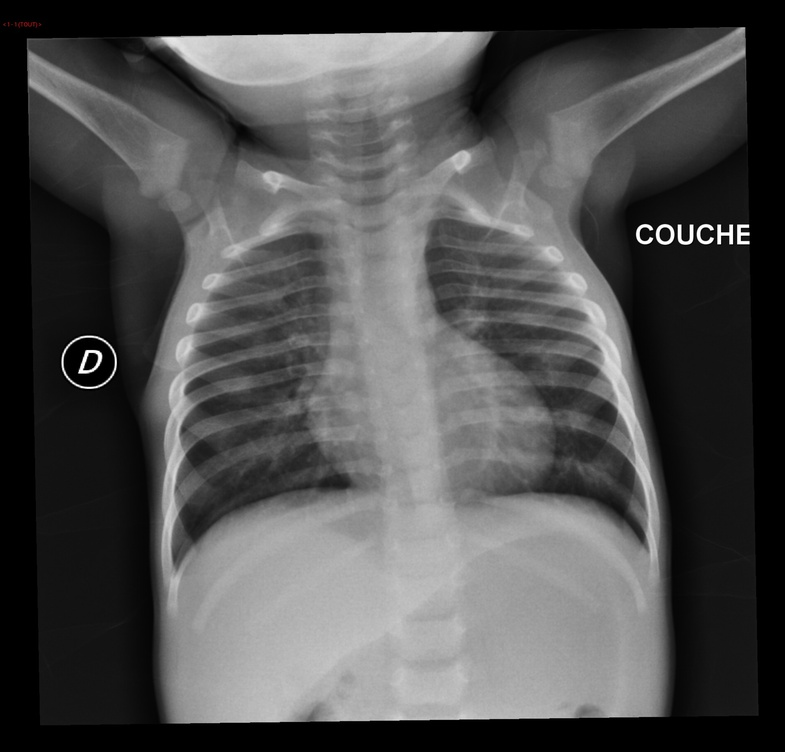
#> input picture Rx1anNormale.jpg, 785 x 752 px, shrunk from 1900 x 1820 before the run, found by its file name
$ python def_contours.py   (Python 2 division)   (older library calls are emulated)
#> lines starting #> are read from the running program, lines starting #| are printed output that depends on the picture; after the words box and inside, x2 and y2 are one past the last pixel; in counts of white or black regions, pixels touching at a corner belong together
# Telecom Paristech
# IMA201 - 2017/2018
# Projet: detection d'anomalie RX (tuberculose)
#
# Prof: Isabelle Bloch
#
# etudiants: Camille Ruppli et Renata Baptista
# Part 1/4

import cv2
import numpy as np

T=["Rx1anNormale","Rx3ansFoyerInfGauche","Rx3ansNormaleFace","Rx3ansNormaleProfil","Rx4_5ansPneumopathieNecrosanteDroite","Rx4ansNormale","Rx8_5ansNormale-distension","Rx11ansNormale-sdbronchique"]

for i in range(len(T)):
    im=cv2.imread('images/'+T[i]+'.jpg', 0)
#> im: shape (752, 785); min 0, max 255, mean 79.8
    limit = 120
    ret, thresh = cv2.threshold(im, limit, 255, 0)
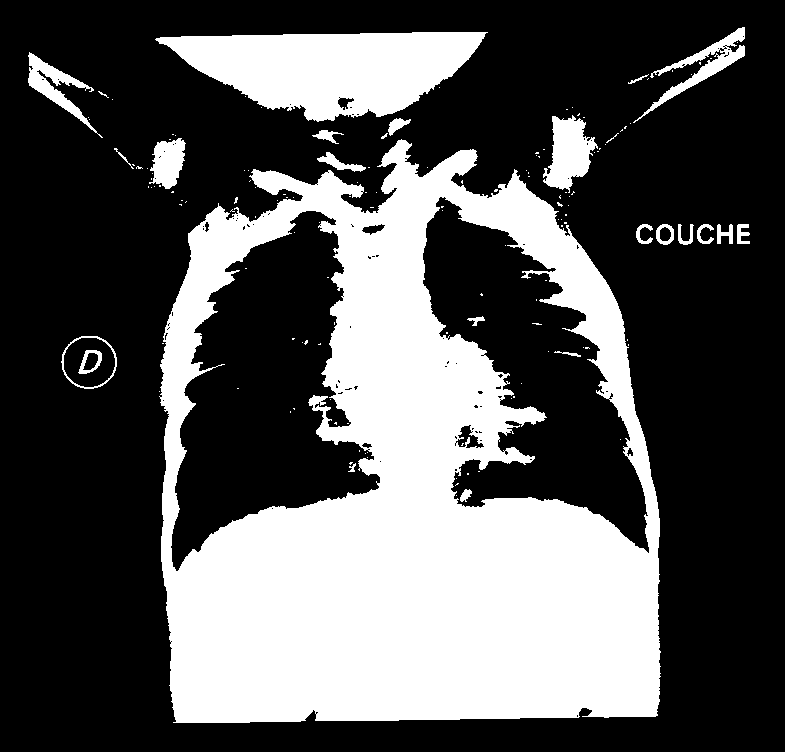
#> thresh: shape (752, 785); 33.7% white; 148 white regions (124 under 20 px)
#> ret = 120
    imgray,contours,hierarchy = cv2.findContours(thresh, cv2.RETR_TREE, cv2.CHAIN_APPROX_NONE)
#> contours = 258 contours, 225 with area under 20; largest, box (x1, y1, x2, y2) and area: (159, 139, 661, 723) 245244, (170, 210, 381, 572) 41220, (422, 196, 650, 554) 36434, (155, 32, 488, 122) 18720, (543, 115, 598, 193) 2304
    # Find the index of the largest contour
    areas = [cv2.contourArea(c) for c in contours]
#> areas = 258 values, max 245244.5 at index 72, min 0 at index 0, mean 1380.7
    max_index = np.argmax(areas)
#> max_index = 72
    cnt=contours[max_index]
#> cnt = contour of 2487 points, box (x1, y1, x2, y2) (159, 139, 661, 723), area 245244

    # Defyning a rectangle that circunscrite the max contour
    im1=im.copy()
    x,y,w,h = cv2.boundingRect(cnt)
#> x = 159; y = 139; w = 502; h = 584

    # Defyning the contours of this rectangle and painting the outside in black
    contRect = np.array( [ [x,y], [x,y+h], [x+w, y+h], [x+w,y] ] )
#> contRect = [[159, 139], [159, 723], [661, 723], [661, 139]]
    stencil = np.zeros(im.shape).astype(im.dtype)
    color = [255, 255, 255]
    cv2.fillPoly(stencil, [contRect] , color)
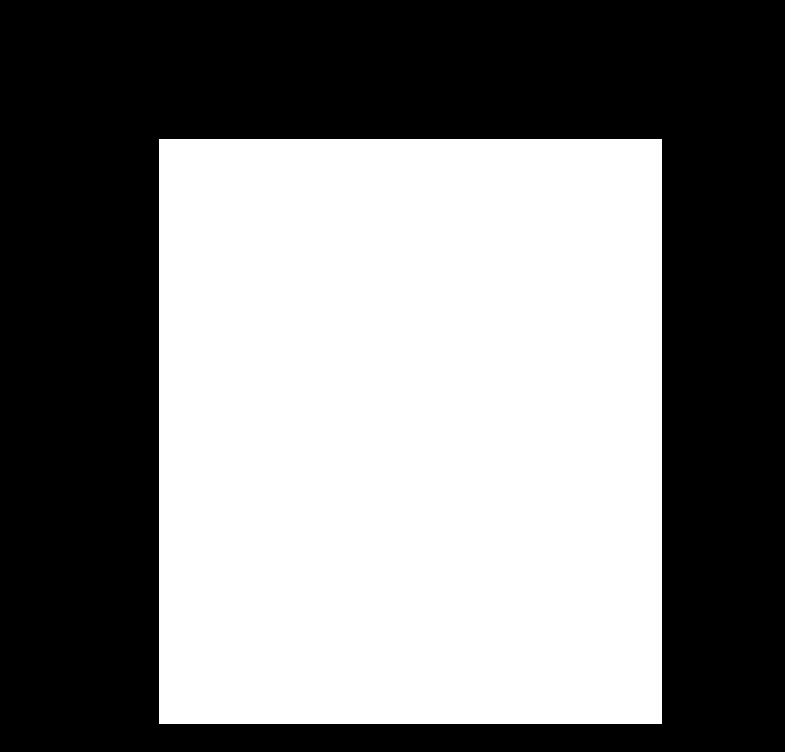
#> stencil: shape (752, 785); 49.8% white; 1 white region, box (x1, y1, x2, y2) and area: (159, 139, 662, 724) 294255
    result = cv2.bitwise_and(im1, stencil)
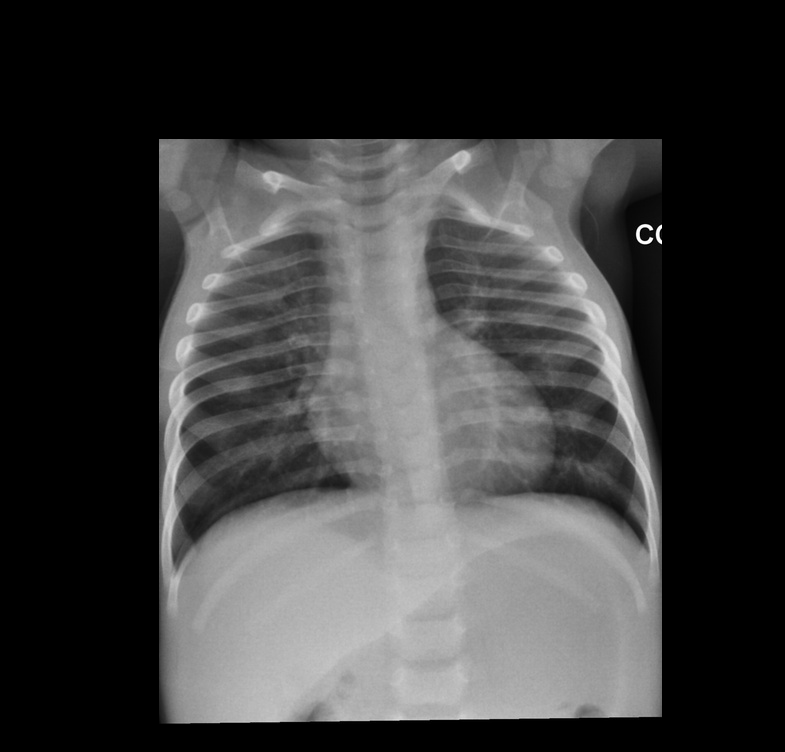
#> result: shape (752, 785); min 0, max 255, mean 61.7

    cv2.imwrite("boundingBox/boundingBox"+T[i]+".jpg",result) #see partials results

    ##m------------------------------------ SECOND PART

    im=cv2.imread("boundingBox/boundingBox"+T[i]+".jpg",0)
#> im: shape (752, 785); min 0, max 255, mean 61.7
    rows=im.shape[0]
#> rows = 752
    columns=im.shape[1]
#> columns = 785
    numbers=np.linspace(0,columns-1,columns)
#> numbers = 785 values from 0 to 784
    S=[]
    for j in range(0,columns):
        V=[]
        for k in range(rows):
            V.append(im[k,j])
        S.append(sum(V))
#> after the loop, S = 785 values, max 96056 at index 403, min 0 at index 0, mean 46394
    print "Cumsum box", sum(S)
#| Cumsum box 36419298
    if (sum(S) > 300000000):
        print "images #",i
        limit = 123
        ret, thresh = cv2.threshold(im, limit, 255, 0)
        imgray,contours,hierarchy = cv2.findContours(thresh, cv2.RETR_TREE, cv2.CHAIN_APPROX_NONE)
        # Find the index of the largest contour
        areas = [cv2.contourArea(c) for c in contours]
        max_index = np.argmax(areas)
        cnt=contours[max_index]

        # Defyning a rectangle that circunscrite the max contour
        im1=im.copy()
        x,y,w,h = cv2.boundingRect(cnt)

        # Defyning the contours of this rectangle and painting the outside in black
        contRect = np.array( [ [x,y], [x,y+h], [x+w, y+h], [x+w,y] ] )
        stencil = np.zeros(im.shape).astype(im.dtype)
        color = [255, 255, 255]
        cv2.fillPoly(stencil, [contRect] , color)
        result = cv2.bitwise_and(im1, stencil)
        cv2.imwrite("boundingBox/boundingBox"+T[i]+".jpg",result)

    # -- THIRD PART
	# Seuil très strict en considerant deux types des images, clair/sain et lesquels avec le maladie
    im=cv2.imread("boundingBox/boundingBox"+T[i]+".jpg",0)

    im2=cv2.imread("imagesBlack/blackImages"+T[i]+".jpg",0)
#> (the run stopped early here; a loop or call above may not have finished)

$ run again, with Goal/Rx1anNormale.jpg copied over Rx1anNormale.jpg
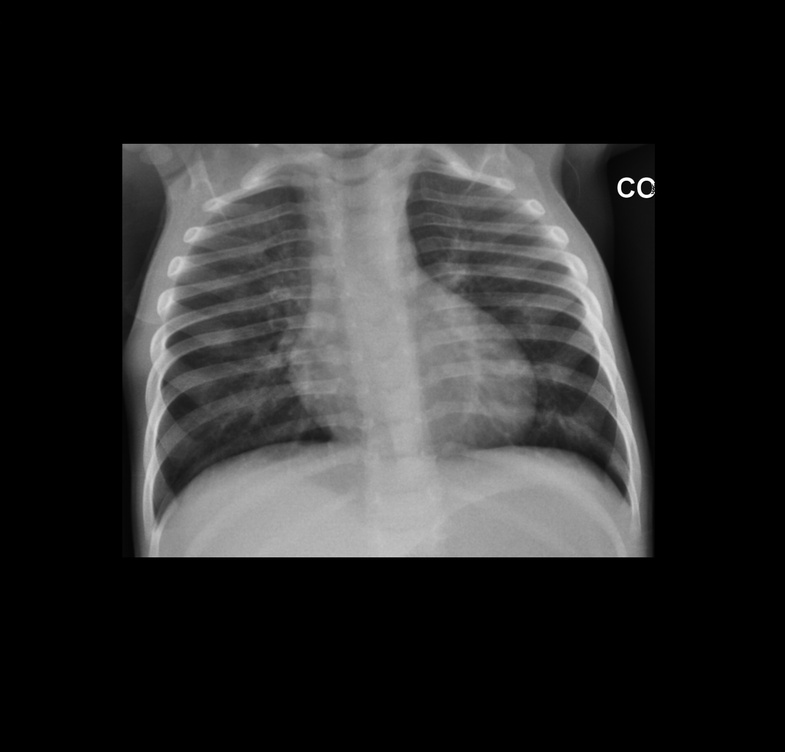
#> input picture Goal/Rx1anNormale.jpg, 785 x 752 px, shrunk from 1900 x 1820 before the run, found by its file name
#> im is the input picture: shape (752, 785); min 0, max 255, mean 41.5
#> `ret, thresh = cv2.threshold(im, limit, 255, 0)`:
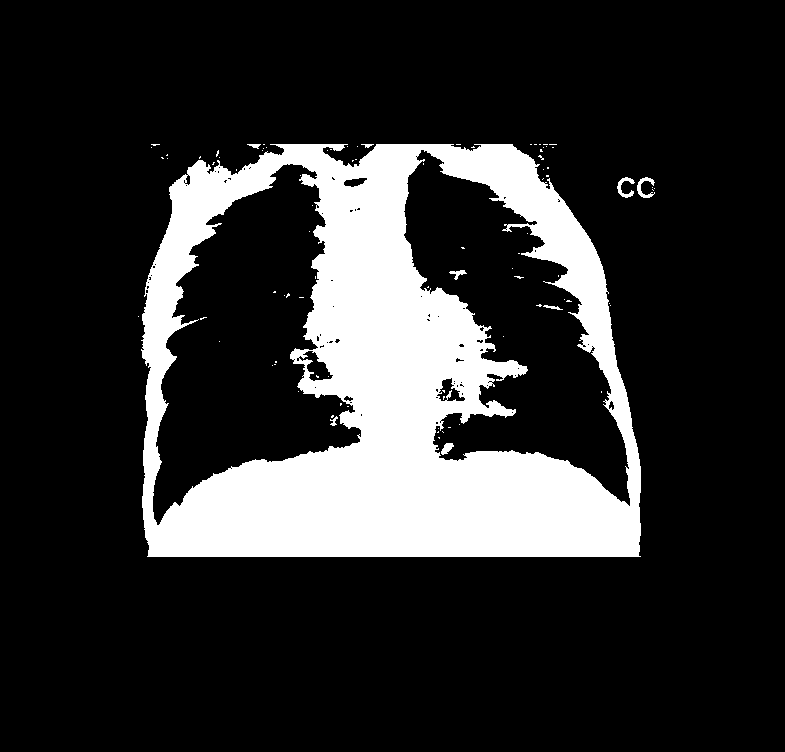
#> thresh: shape (752, 785); 18.5% white; 91 white regions (82 under 20 px)
#> ret = 120
#> contours = 173 contours, 155 with area under 20; largest, box (x1, y1, x2, y2) and area: (141, 144, 641, 557) 184396, (152, 163, 362, 526) 40668, (403, 149, 631, 507) 36436, (298, 350, 334, 382) 514, (436, 377, 466, 402) 369
#> areas = 173 values, max 184395.5 at index 43, min 0 at index 0, mean 1523.5
#> max_index = 43
#> cnt = contour of 1883 points, box (x1, y1, x2, y2) (141, 144, 641, 557), area 184396
#> x = 141; y = 144; w = 500; h = 413
#> contRect = [[141, 144], [141, 557], [641, 557], [641, 144]]
#> `cv2.fillPoly(stencil, [contRect] , color)`:
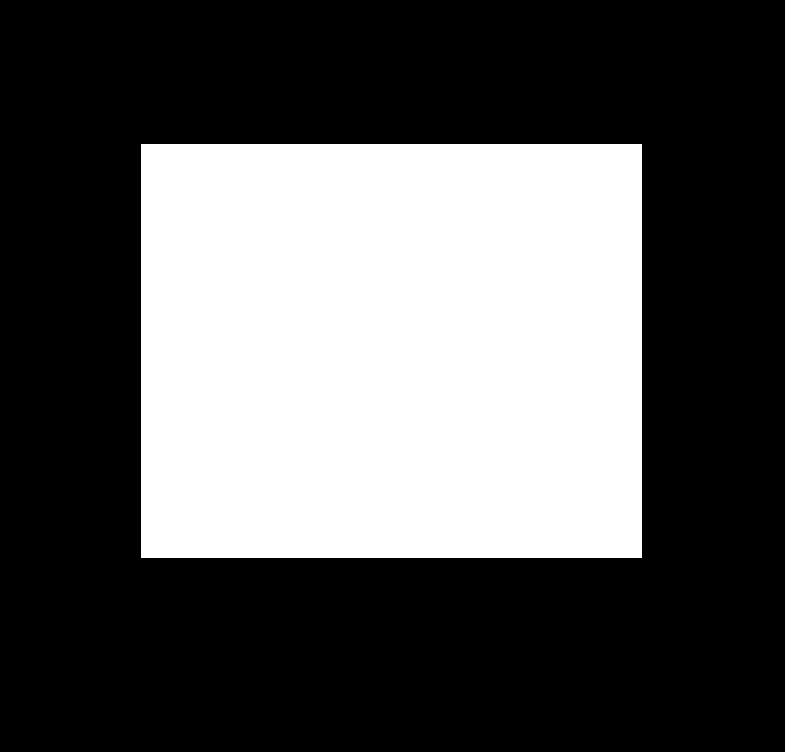
#> stencil: shape (752, 785); 35.1% white; 1 white region, box (x1, y1, x2, y2) and area: (141, 144, 642, 558) 207414
#> after the loop `for j in range(0,columns):`: S = 785 values, max 67836 at index 391, min 0 at index 0, mean 30554.1
#| Cumsum box 23984960

$ run again, with Goal/Rx3ansNormaleProfil.jpg copied over Rx1anNormale.jpg
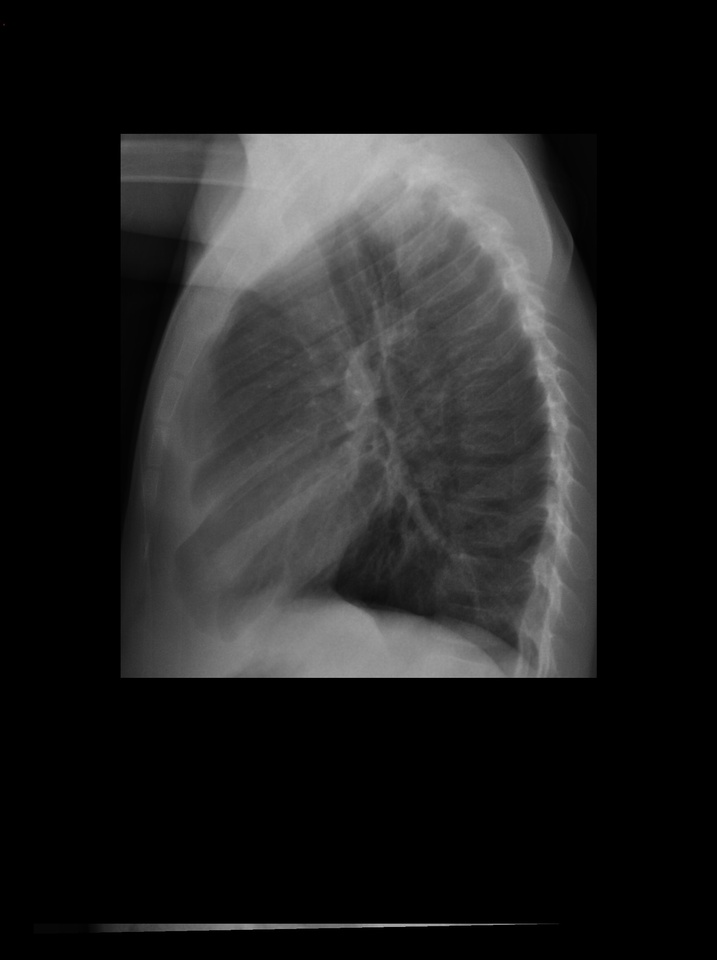
#> input picture Goal/Rx3ansNormaleProfil.jpg, 717 x 960 px, shrunk from 1736 x 2324 before the run, found by its file name
#> `ret, thresh = cv2.threshold(im, limit, 255, 0)`:
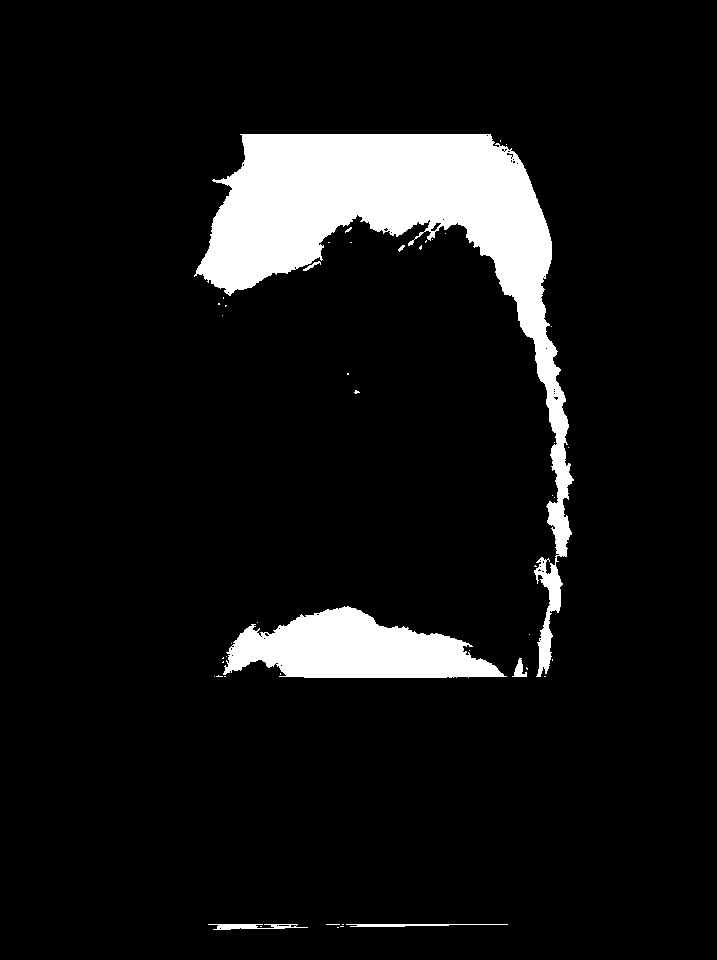
#> thresh: shape (960, 717); 8.3% white; 47 white regions (40 under 20 px)
#> ret = 120
#> contours = 91 contours, 83 with area under 20; largest, box (x1, y1, x2, y2) and area: (194, 134, 574, 677) 42828, (223, 606, 507, 678) 12174, (208, 924, 308, 930) 252, (346, 924, 508, 927) 140, (512, 658, 527, 677) 109, (430, 222, 442, 232) 45, (303, 261, 321, 271) 34, (278, 924, 290, 927) 20
#> areas = 91 values, max 42828 at index 60, min 0 at index 0, mean 613.5
#> max_index = 60
#> cnt = contour of 2134 points, box (x1, y1, x2, y2) (194, 134, 574, 677), area 42828
#> x = 194; y = 134; w = 380; h = 543
#> contRect = [[194, 134], [194, 677], [574, 677], [574, 134]]
#> stencil: shape (960, 717); 30.1% white; 1 white region, box (x1, y1, x2, y2) and area: (194, 134, 575, 678) 207264
#> `result = cv2.bitwise_and(im1, stencil)`:
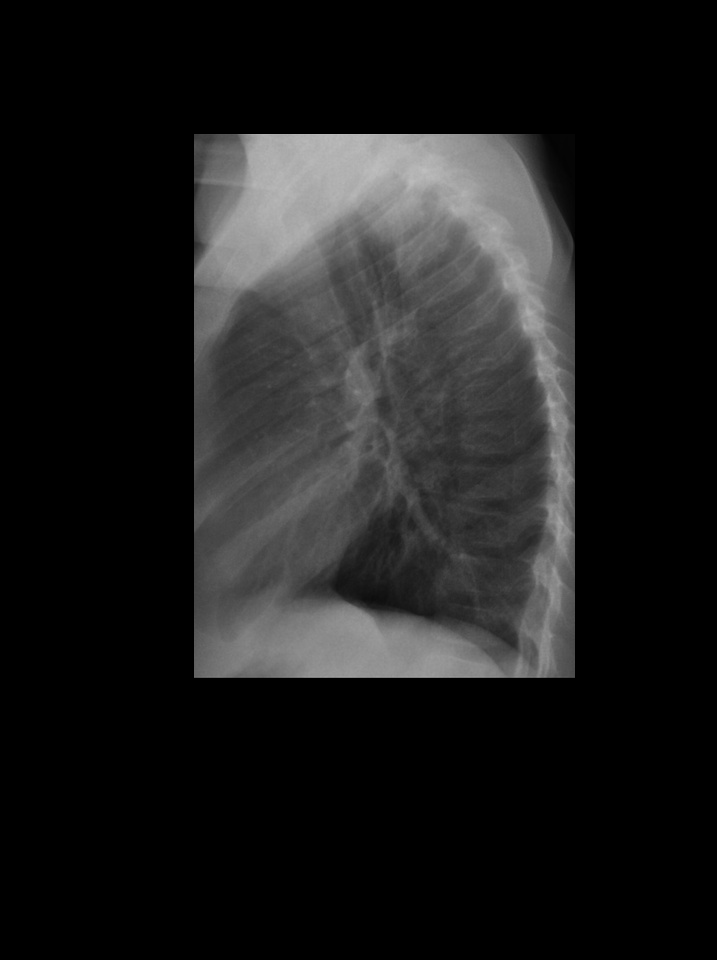
#> result: shape (960, 717); min 0, max 191, mean 28.4
#> after the loop `for j in range(0,columns):`: S = 717 values, max 58928 at index 312, min 0 at index 0, mean 27229.7
#| Cumsum box 19523666

$ run again, with Goal/Rx4_5ansPneumopathieNecrosanteDroite.jpg copied over Rx1anNormale.jpg
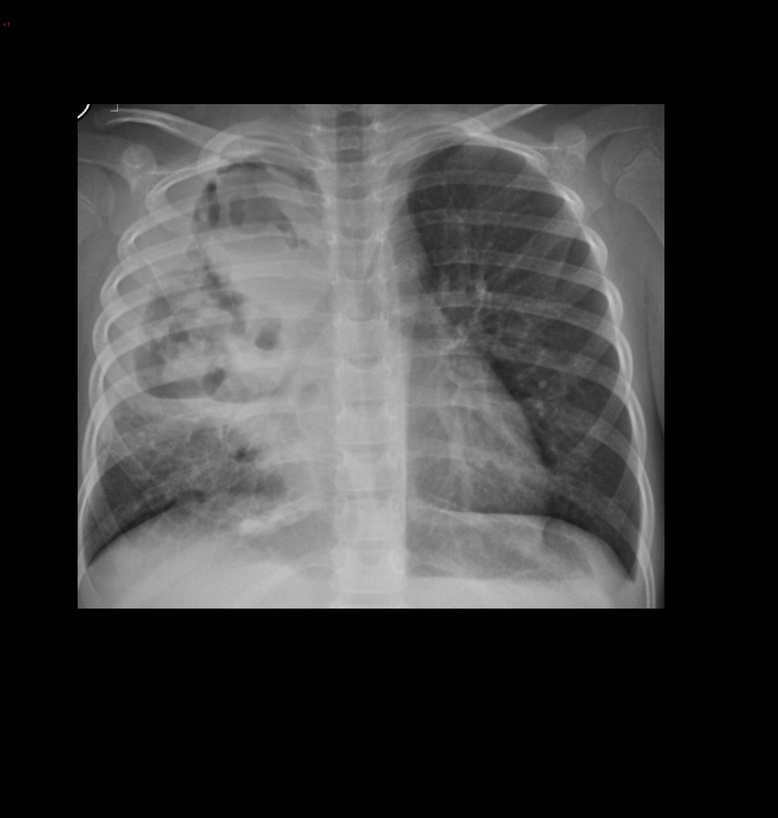
#> input picture Goal/Rx4_5ansPneumopathieNecrosanteDroite.jpg, 778 x 818 px, shrunk from 1884 x 1980 before the run, found by its file name
#> `ret, thresh = cv2.threshold(im, limit, 255, 0)`:
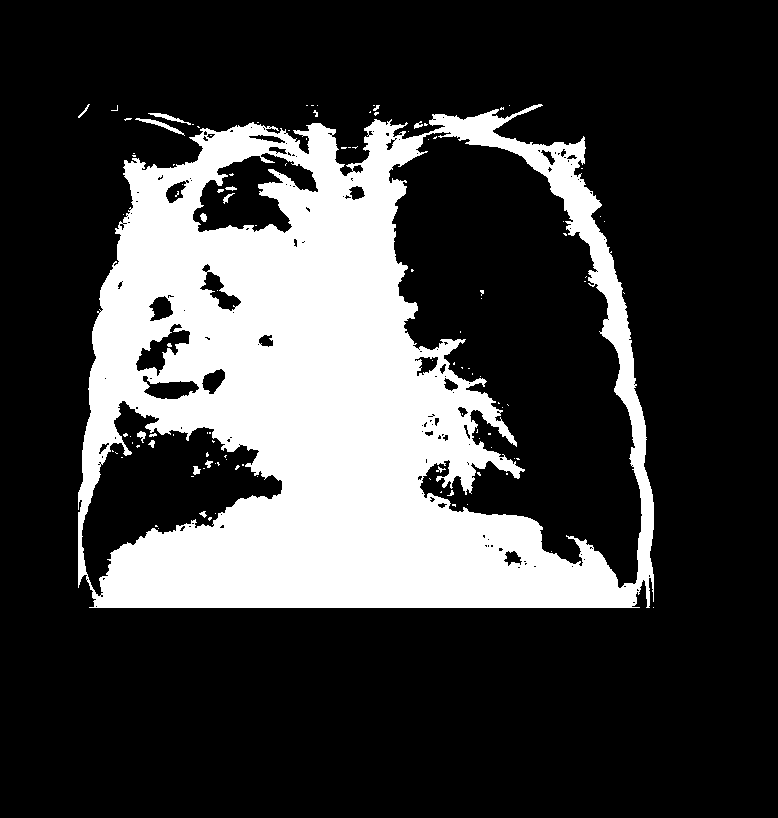
#> thresh: shape (818, 778); 24.7% white; 114 white regions (96 under 20 px)
#> ret = 120
#> contours = 281 contours, 234 with area under 20; largest, box (x1, y1, x2, y2) and area: (78, 104, 654, 608) 248056, (388, 131, 643, 589) 67388, (81, 400, 283, 597) 16938, (192, 152, 319, 234) 5744, (135, 323, 191, 377) 1157
#> areas = 281 values, max 248056.5 at index 34, min 0 at index 0, mean 1228.5
#> max_index = 34
#> cnt = contour of 2771 points, box (x1, y1, x2, y2) (78, 104, 654, 608), area 248056
#> x = 78; y = 104; w = 576; h = 504
#> contRect = [[78, 104], [78, 608], [654, 608], [654, 104]]
#> `cv2.fillPoly(stencil, [contRect] , color)`:
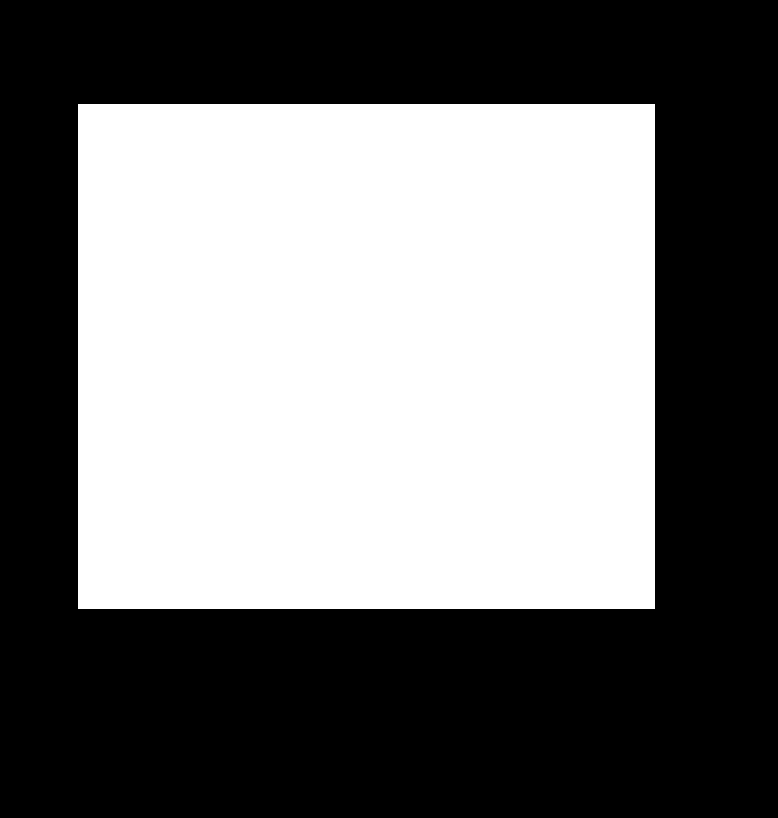
#> stencil: shape (818, 778); 45.8% white; 1 white region, box (x1, y1, x2, y2) and area: (78, 104, 655, 609) 291385
#> after the loop `for j in range(0,columns):`: S = 778 values, max 82018 at index 381, min 0 at index 0, mean 45640.1
#| Cumsum box 35508025
